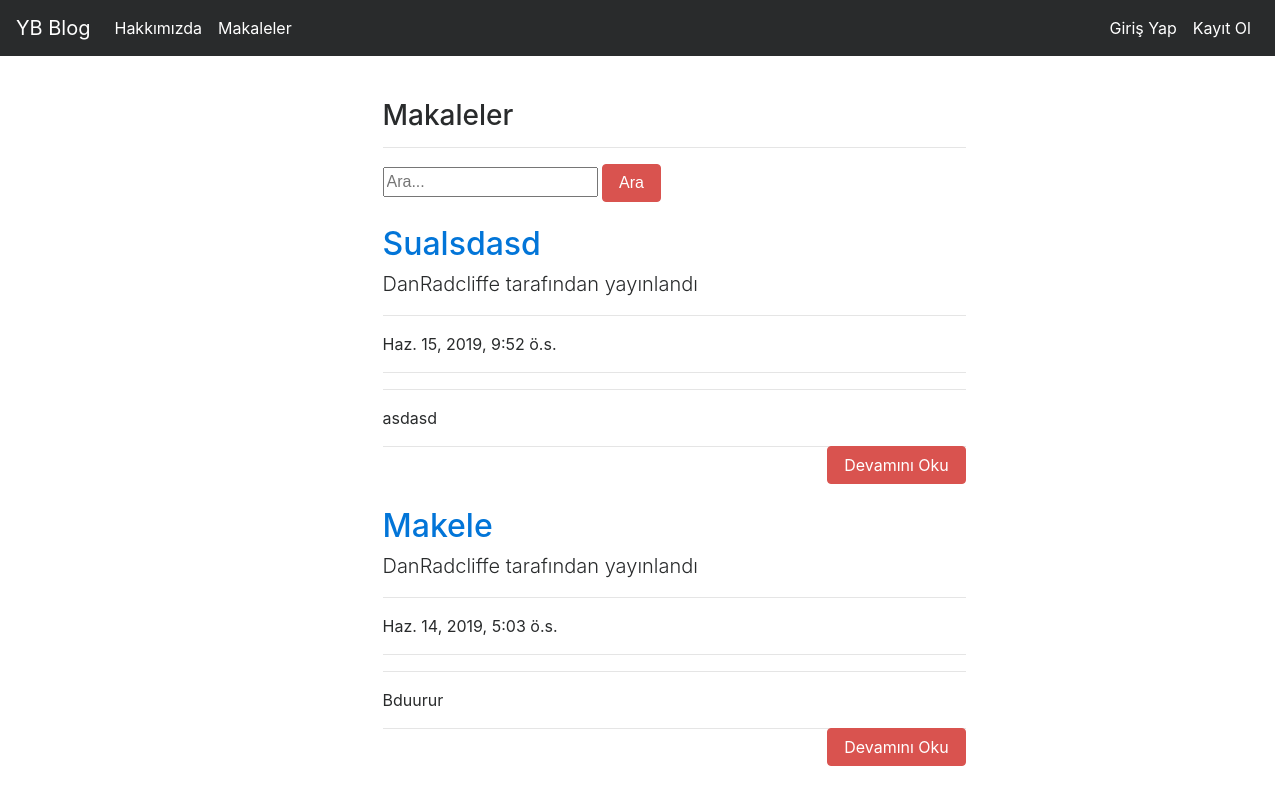
The app's page /articles/ with its own data.
### article/models.py (models this page shows, shortened)
class Article(models.Model):
    author = models.ForeignKey("auth.User",on_delete = models.CASCADE,verbose_name = "Yazar ")
    title = models.CharField(max_length = 50,verbose_name = "Başlık")
    content = RichTextField()
    created_date = models.DateTimeField(auto_now_add=True,verbose_name="Oluşturulma Tarihi")
    article_image = models.FileField(blank = True,null = True,verbose_name="Makaleye Fotoğraf Ekleyin")
    class Meta:
        ordering = ['-created_date']

### article/views.py (the view)
# urls.py: path('',views.articles,name = "articles"),
def articles(request):
    keyword = request.GET.get("keyword")
    if keyword:
        articles = Article.objects.filter(title__contains = keyword)
        return render(request,"articles.html",{"articles":articles})
    articles = Article.objects.all()
    return render(request,"articles.html",{"articles":articles})

### templates/articles.html (shortened to what this page needs)
{% extends "layout.html" %}
{% block body %}
<div class ="row">
        <div class="col-md-10 offset-md-3">
            <div class="col-lg-8">
                <h3>Makaleler</h3>
                <hr>
                </div>
        </div>
</div>
<div class ="row">
    <div class="col-md-10 offset-md-3">
        <div class="col-lg-8">
            <form>
                <input type="text" name = "keyword" class="input-sm" maxlength="64" placeholder="Ara...">
              <button type="submit" class="btn btn-danger">Ara</button>
            </form>
      </div>
    </div>
</div>
{% if articles %}
{% for article in articles %}
<div class="row">
    <div class="col-md-10 offset-md-3">
    <div class="col-lg-8">
      <a href="{% url 'article:detail' article.id %}"><h2 class="mt-4">{{article.title}}</h2></a>
      <p class="lead">
        {{article.author.username}} tarafından yayınlandı
      </p>
      <hr>
      <p>{{article.created_date}}</p>
      <hr>
      <hr>
      <p class="lead">
          {{article.content|safe|truncatewords:50}}
      </p>
      <a style ="float : right;" href="{% url 'article:detail' article.id %}" class ="btn btn-danger">Devamını Oku</a>
      <hr>
        </div>
      </div>
      </div>
{% endfor %}
{% endif %}
{% endblock body %}

### records on screen
Article: title "Sualsdasd", author.username "DanRadcliffe", created_date "Haz. 15, 2019, 9:52 ö.s.", content "asdasd"
Article: title "Makele", author.username "DanRadcliffe", created_date "Haz. 14, 2019, 5:03 ö.s.", content "Bduurur"
